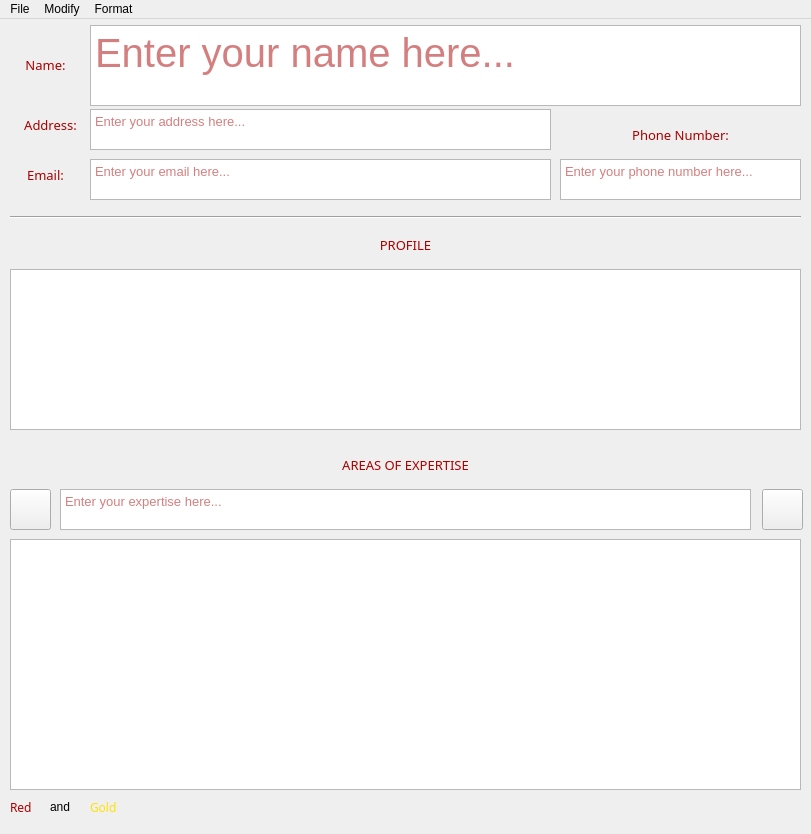
<?xml version="1.0" encoding="UTF-8"?>
<ui version="4.0">
 <class>MainWindow</class>
 <widget class="QMainWindow" name="MainWindow">
  <property name="geometry">
   <rect>
    <x>0</x>
    <y>0</y>
    <width>811</width>
    <height>834</height>
   </rect>
  </property>
  <property name="sizePolicy">
   <sizepolicy hsizetype="Fixed" vsizetype="Fixed">
    <horstretch>0</horstretch>
    <verstretch>0</verstretch>
   </sizepolicy>
  </property>
  <property name="minimumSize">
   <size>
    <width>811</width>
    <height>834</height>
   </size>
  </property>
  <property name="maximumSize">
   <size>
    <width>811</width>
    <height>834</height>
   </size>
  </property>
  <property name="windowTitle">
   <string>Finesse</string>
  </property>
  <property name="windowIcon">
   <iconset>
    <normaloff>finesse-logo.png</normaloff>finesse-logo.png</iconset>
  </property>
  <widget class="QWidget" name="centralwidget">
   <widget class="QTextEdit" name="resume_title">
    <property name="geometry">
     <rect>
      <x>90</x>
      <y>6</y>
      <width>711</width>
      <height>81</height>
     </rect>
    </property>
    <property name="palette">
     <palette>
      <active>
       <colorrole role="WindowText">
        <brush brushstyle="SolidPattern">
         <color alpha="255">
          <red>170</red>
          <green>0</green>
          <blue>0</blue>
         </color>
        </brush>
       </colorrole>
       <colorrole role="Text">
        <brush brushstyle="SolidPattern">
         <color alpha="255">
          <red>170</red>
          <green>0</green>
          <blue>0</blue>
         </color>
        </brush>
       </colorrole>
      </active>
      <inactive>
       <colorrole role="WindowText">
        <brush brushstyle="SolidPattern">
         <color alpha="255">
          <red>170</red>
          <green>0</green>
          <blue>0</blue>
         </color>
        </brush>
       </colorrole>
       <colorrole role="Text">
        <brush brushstyle="SolidPattern">
         <color alpha="255">
          <red>170</red>
          <green>0</green>
          <blue>0</blue>
         </color>
        </brush>
       </colorrole>
      </inactive>
      <disabled>
       <colorrole role="WindowText">
        <brush brushstyle="SolidPattern">
         <color alpha="255">
          <red>120</red>
          <green>120</green>
          <blue>120</blue>
         </color>
        </brush>
       </colorrole>
       <colorrole role="Text">
        <brush brushstyle="SolidPattern">
         <color alpha="255">
          <red>120</red>
          <green>120</green>
          <blue>120</blue>
         </color>
        </brush>
       </colorrole>
      </disabled>
     </palette>
    </property>
    <property name="font">
     <font>
      <family>Segoe UI</family>
      <pointsize>30</pointsize>
     </font>
    </property>
    <property name="placeholderText">
     <string>Enter your name here...</string>
    </property>
   </widget>
   <widget class="QTextEdit" name="resume_address">
    <property name="geometry">
     <rect>
      <x>90</x>
      <y>90</y>
      <width>461</width>
      <height>41</height>
     </rect>
    </property>
    <property name="palette">
     <palette>
      <active>
       <colorrole role="WindowText">
        <brush brushstyle="SolidPattern">
         <color alpha="255">
          <red>170</red>
          <green>0</green>
          <blue>0</blue>
         </color>
        </brush>
       </colorrole>
       <colorrole role="Text">
        <brush brushstyle="SolidPattern">
         <color alpha="255">
          <red>170</red>
          <green>0</green>
          <blue>0</blue>
         </color>
        </brush>
       </colorrole>
       <colorrole role="ButtonText">
        <brush brushstyle="SolidPattern">
         <color alpha="255">
          <red>170</red>
          <green>0</green>
          <blue>0</blue>
         </color>
        </brush>
       </colorrole>
       <colorrole role="Shadow">
        <brush brushstyle="SolidPattern">
         <color alpha="255">
          <red>255</red>
          <green>224</green>
          <blue>108</blue>
         </color>
        </brush>
       </colorrole>
      </active>
      <inactive>
       <colorrole role="WindowText">
        <brush brushstyle="SolidPattern">
         <color alpha="255">
          <red>170</red>
          <green>0</green>
          <blue>0</blue>
         </color>
        </brush>
       </colorrole>
       <colorrole role="Text">
        <brush brushstyle="SolidPattern">
         <color alpha="255">
          <red>170</red>
          <green>0</green>
          <blue>0</blue>
         </color>
        </brush>
       </colorrole>
       <colorrole role="ButtonText">
        <brush brushstyle="SolidPattern">
         <color alpha="255">
          <red>170</red>
          <green>0</green>
          <blue>0</blue>
         </color>
        </brush>
       </colorrole>
       <colorrole role="Shadow">
        <brush brushstyle="SolidPattern">
         <color alpha="255">
          <red>255</red>
          <green>224</green>
          <blue>108</blue>
         </color>
        </brush>
       </colorrole>
      </inactive>
      <disabled>
       <colorrole role="WindowText">
        <brush brushstyle="SolidPattern">
         <color alpha="255">
          <red>120</red>
          <green>120</green>
          <blue>120</blue>
         </color>
        </brush>
       </colorrole>
       <colorrole role="Text">
        <brush brushstyle="SolidPattern">
         <color alpha="255">
          <red>120</red>
          <green>120</green>
          <blue>120</blue>
         </color>
        </brush>
       </colorrole>
       <colorrole role="ButtonText">
        <brush brushstyle="SolidPattern">
         <color alpha="255">
          <red>120</red>
          <green>120</green>
          <blue>120</blue>
         </color>
        </brush>
       </colorrole>
       <colorrole role="Shadow">
        <brush brushstyle="SolidPattern">
         <color alpha="255">
          <red>255</red>
          <green>224</green>
          <blue>108</blue>
         </color>
        </brush>
       </colorrole>
      </disabled>
     </palette>
    </property>
    <property name="font">
     <font>
      <family>Segoe UI</family>
      <pointsize>10</pointsize>
     </font>
    </property>
    <property name="placeholderText">
     <string>Enter your address here...</string>
    </property>
   </widget>
   <widget class="QLabel" name="label">
    <property name="geometry">
     <rect>
      <x>10</x>
      <y>90</y>
      <width>81</width>
      <height>31</height>
     </rect>
    </property>
    <property name="palette">
     <palette>
      <active>
       <colorrole role="WindowText">
        <brush brushstyle="SolidPattern">
         <color alpha="255">
          <red>170</red>
          <green>0</green>
          <blue>0</blue>
         </color>
        </brush>
       </colorrole>
      </active>
      <inactive>
       <colorrole role="WindowText">
        <brush brushstyle="SolidPattern">
         <color alpha="255">
          <red>170</red>
          <green>0</green>
          <blue>0</blue>
         </color>
        </brush>
       </colorrole>
      </inactive>
      <disabled>
       <colorrole role="WindowText">
        <brush brushstyle="SolidPattern">
         <color alpha="255">
          <red>120</red>
          <green>120</green>
          <blue>120</blue>
         </color>
        </brush>
       </colorrole>
      </disabled>
     </palette>
    </property>
    <property name="font">
     <font>
      <family>Segoe UI Black</family>
      <pointsize>10</pointsize>
     </font>
    </property>
    <property name="text">
     <string>Address:</string>
    </property>
    <property name="alignment">
     <set>Qt::AlignCenter</set>
    </property>
   </widget>
   <widget class="QLabel" name="label_2">
    <property name="geometry">
     <rect>
      <x>10</x>
      <y>10</y>
      <width>71</width>
      <height>71</height>
     </rect>
    </property>
    <property name="palette">
     <palette>
      <active>
       <colorrole role="WindowText">
        <brush brushstyle="SolidPattern">
         <color alpha="255">
          <red>170</red>
          <green>0</green>
          <blue>0</blue>
         </color>
        </brush>
       </colorrole>
      </active>
      <inactive>
       <colorrole role="WindowText">
        <brush brushstyle="SolidPattern">
         <color alpha="255">
          <red>170</red>
          <green>0</green>
          <blue>0</blue>
         </color>
        </brush>
       </colorrole>
      </inactive>
      <disabled>
       <colorrole role="WindowText">
        <brush brushstyle="SolidPattern">
         <color alpha="255">
          <red>120</red>
          <green>120</green>
          <blue>120</blue>
         </color>
        </brush>
       </colorrole>
      </disabled>
     </palette>
    </property>
    <property name="font">
     <font>
      <family>Segoe UI Black</family>
      <pointsize>10</pointsize>
     </font>
    </property>
    <property name="text">
     <string>Name:</string>
    </property>
    <property name="alignment">
     <set>Qt::AlignCenter</set>
    </property>
   </widget>
   <widget class="QTextEdit" name="resume_phone_number">
    <property name="geometry">
     <rect>
      <x>560</x>
      <y>140</y>
      <width>241</width>
      <height>41</height>
     </rect>
    </property>
    <property name="palette">
     <palette>
      <active>
       <colorrole role="WindowText">
        <brush brushstyle="SolidPattern">
         <color alpha="255">
          <red>170</red>
          <green>0</green>
          <blue>0</blue>
         </color>
        </brush>
       </colorrole>
       <colorrole role="Text">
        <brush brushstyle="SolidPattern">
         <color alpha="255">
          <red>170</red>
          <green>0</green>
          <blue>0</blue>
         </color>
        </brush>
       </colorrole>
      </active>
      <inactive>
       <colorrole role="WindowText">
        <brush brushstyle="SolidPattern">
         <color alpha="255">
          <red>170</red>
          <green>0</green>
          <blue>0</blue>
         </color>
        </brush>
       </colorrole>
       <colorrole role="Text">
        <brush brushstyle="SolidPattern">
         <color alpha="255">
          <red>170</red>
          <green>0</green>
          <blue>0</blue>
         </color>
        </brush>
       </colorrole>
      </inactive>
      <disabled>
       <colorrole role="WindowText">
        <brush brushstyle="SolidPattern">
         <color alpha="255">
          <red>120</red>
          <green>120</green>
          <blue>120</blue>
         </color>
        </brush>
       </colorrole>
       <colorrole role="Text">
        <brush brushstyle="SolidPattern">
         <color alpha="255">
          <red>120</red>
          <green>120</green>
          <blue>120</blue>
         </color>
        </brush>
       </colorrole>
      </disabled>
     </palette>
    </property>
    <property name="font">
     <font>
      <family>Segoe UI</family>
      <pointsize>10</pointsize>
     </font>
    </property>
    <property name="placeholderText">
     <string>Enter your phone number here...</string>
    </property>
   </widget>
   <widget class="QLabel" name="label_3">
    <property name="geometry">
     <rect>
      <x>560</x>
      <y>100</y>
      <width>241</width>
      <height>31</height>
     </rect>
    </property>
    <property name="palette">
     <palette>
      <active>
       <colorrole role="WindowText">
        <brush brushstyle="SolidPattern">
         <color alpha="255">
          <red>170</red>
          <green>0</green>
          <blue>0</blue>
         </color>
        </brush>
       </colorrole>
      </active>
      <inactive>
       <colorrole role="WindowText">
        <brush brushstyle="SolidPattern">
         <color alpha="255">
          <red>170</red>
          <green>0</green>
          <blue>0</blue>
         </color>
        </brush>
       </colorrole>
      </inactive>
      <disabled>
       <colorrole role="WindowText">
        <brush brushstyle="SolidPattern">
         <color alpha="255">
          <red>120</red>
          <green>120</green>
          <blue>120</blue>
         </color>
        </brush>
       </colorrole>
      </disabled>
     </palette>
    </property>
    <property name="font">
     <font>
      <family>Segoe UI Black</family>
      <pointsize>10</pointsize>
     </font>
    </property>
    <property name="text">
     <string>Phone Number:</string>
    </property>
    <property name="alignment">
     <set>Qt::AlignCenter</set>
    </property>
   </widget>
   <widget class="QLabel" name="label_4">
    <property name="geometry">
     <rect>
      <x>10</x>
      <y>140</y>
      <width>71</width>
      <height>31</height>
     </rect>
    </property>
    <property name="palette">
     <palette>
      <active>
       <colorrole role="WindowText">
        <brush brushstyle="SolidPattern">
         <color alpha="255">
          <red>170</red>
          <green>0</green>
          <blue>0</blue>
         </color>
        </brush>
       </colorrole>
      </active>
      <inactive>
       <colorrole role="WindowText">
        <brush brushstyle="SolidPattern">
         <color alpha="255">
          <red>170</red>
          <green>0</green>
          <blue>0</blue>
         </color>
        </brush>
       </colorrole>
      </inactive>
      <disabled>
       <colorrole role="WindowText">
        <brush brushstyle="SolidPattern">
         <color alpha="255">
          <red>120</red>
          <green>120</green>
          <blue>120</blue>
         </color>
        </brush>
       </colorrole>
      </disabled>
     </palette>
    </property>
    <property name="font">
     <font>
      <family>Segoe UI Black</family>
      <pointsize>10</pointsize>
     </font>
    </property>
    <property name="text">
     <string>Email:</string>
    </property>
    <property name="alignment">
     <set>Qt::AlignCenter</set>
    </property>
   </widget>
   <widget class="QTextEdit" name="resume_email">
    <property name="geometry">
     <rect>
      <x>90</x>
      <y>140</y>
      <width>461</width>
      <height>41</height>
     </rect>
    </property>
    <property name="palette">
     <palette>
      <active>
       <colorrole role="WindowText">
        <brush brushstyle="SolidPattern">
         <color alpha="255">
          <red>170</red>
          <green>0</green>
          <blue>0</blue>
         </color>
        </brush>
       </colorrole>
       <colorrole role="Text">
        <brush brushstyle="SolidPattern">
         <color alpha="255">
          <red>170</red>
          <green>0</green>
          <blue>0</blue>
         </color>
        </brush>
       </colorrole>
       <colorrole role="ButtonText">
        <brush brushstyle="SolidPattern">
         <color alpha="255">
          <red>170</red>
          <green>0</green>
          <blue>0</blue>
         </color>
        </brush>
       </colorrole>
       <colorrole role="Shadow">
        <brush brushstyle="SolidPattern">
         <color alpha="255">
          <red>255</red>
          <green>224</green>
          <blue>108</blue>
         </color>
        </brush>
       </colorrole>
      </active>
      <inactive>
       <colorrole role="WindowText">
        <brush brushstyle="SolidPattern">
         <color alpha="255">
          <red>170</red>
          <green>0</green>
          <blue>0</blue>
         </color>
        </brush>
       </colorrole>
       <colorrole role="Text">
        <brush brushstyle="SolidPattern">
         <color alpha="255">
          <red>170</red>
          <green>0</green>
          <blue>0</blue>
         </color>
        </brush>
       </colorrole>
       <colorrole role="ButtonText">
        <brush brushstyle="SolidPattern">
         <color alpha="255">
          <red>170</red>
          <green>0</green>
          <blue>0</blue>
         </color>
        </brush>
       </colorrole>
       <colorrole role="Shadow">
        <brush brushstyle="SolidPattern">
         <color alpha="255">
          <red>255</red>
          <green>224</green>
          <blue>108</blue>
         </color>
        </brush>
       </colorrole>
      </inactive>
      <disabled>
       <colorrole role="WindowText">
        <brush brushstyle="SolidPattern">
         <color alpha="255">
          <red>120</red>
          <green>120</green>
          <blue>120</blue>
         </color>
        </brush>
       </colorrole>
       <colorrole role="Text">
        <brush brushstyle="SolidPattern">
         <color alpha="255">
          <red>120</red>
          <green>120</green>
          <blue>120</blue>
         </color>
        </brush>
       </colorrole>
       <colorrole role="ButtonText">
        <brush brushstyle="SolidPattern">
         <color alpha="255">
          <red>120</red>
          <green>120</green>
          <blue>120</blue>
         </color>
        </brush>
       </colorrole>
       <colorrole role="Shadow">
        <brush brushstyle="SolidPattern">
         <color alpha="255">
          <red>255</red>
          <green>224</green>
          <blue>108</blue>
         </color>
        </brush>
       </colorrole>
      </disabled>
     </palette>
    </property>
    <property name="font">
     <font>
      <family>Segoe UI</family>
      <pointsize>10</pointsize>
     </font>
    </property>
    <property name="placeholderText">
     <string>Enter your email here...</string>
    </property>
   </widget>
   <widget class="Line" name="line">
    <property name="geometry">
     <rect>
      <x>10</x>
      <y>190</y>
      <width>791</width>
      <height>16</height>
     </rect>
    </property>
    <property name="orientation">
     <enum>Qt::Horizontal</enum>
    </property>
   </widget>
   <widget class="QListWidget" name="areas_of_expertise">
    <property name="geometry">
     <rect>
      <x>10</x>
      <y>520</y>
      <width>791</width>
      <height>251</height>
     </rect>
    </property>
    <property name="palette">
     <palette>
      <active>
       <colorrole role="WindowText">
        <brush brushstyle="SolidPattern">
         <color alpha="255">
          <red>170</red>
          <green>0</green>
          <blue>0</blue>
         </color>
        </brush>
       </colorrole>
       <colorrole role="Text">
        <brush brushstyle="SolidPattern">
         <color alpha="255">
          <red>170</red>
          <green>0</green>
          <blue>0</blue>
         </color>
        </brush>
       </colorrole>
       <colorrole role="ButtonText">
        <brush brushstyle="SolidPattern">
         <color alpha="255">
          <red>170</red>
          <green>0</green>
          <blue>0</blue>
         </color>
        </brush>
       </colorrole>
      </active>
      <inactive>
       <colorrole role="WindowText">
        <brush brushstyle="SolidPattern">
         <color alpha="255">
          <red>170</red>
          <green>0</green>
          <blue>0</blue>
         </color>
        </brush>
       </colorrole>
       <colorrole role="Text">
        <brush brushstyle="SolidPattern">
         <color alpha="255">
          <red>170</red>
          <green>0</green>
          <blue>0</blue>
         </color>
        </brush>
       </colorrole>
       <colorrole role="ButtonText">
        <brush brushstyle="SolidPattern">
         <color alpha="255">
          <red>170</red>
          <green>0</green>
          <blue>0</blue>
         </color>
        </brush>
       </colorrole>
      </inactive>
      <disabled>
       <colorrole role="WindowText">
        <brush brushstyle="SolidPattern">
         <color alpha="255">
          <red>120</red>
          <green>120</green>
          <blue>120</blue>
         </color>
        </brush>
       </colorrole>
       <colorrole role="Text">
        <brush brushstyle="SolidPattern">
         <color alpha="255">
          <red>120</red>
          <green>120</green>
          <blue>120</blue>
         </color>
        </brush>
       </colorrole>
       <colorrole role="ButtonText">
        <brush brushstyle="SolidPattern">
         <color alpha="255">
          <red>120</red>
          <green>120</green>
          <blue>120</blue>
         </color>
        </brush>
       </colorrole>
      </disabled>
     </palette>
    </property>
    <property name="wordWrap">
     <bool>true</bool>
    </property>
   </widget>
   <widget class="QLabel" name="label_5">
    <property name="geometry">
     <rect>
      <x>10</x>
      <y>430</y>
      <width>791</width>
      <height>31</height>
     </rect>
    </property>
    <property name="palette">
     <palette>
      <active>
       <colorrole role="WindowText">
        <brush brushstyle="SolidPattern">
         <color alpha="255">
          <red>170</red>
          <green>0</green>
          <blue>0</blue>
         </color>
        </brush>
       </colorrole>
      </active>
      <inactive>
       <colorrole role="WindowText">
        <brush brushstyle="SolidPattern">
         <color alpha="255">
          <red>170</red>
          <green>0</green>
          <blue>0</blue>
         </color>
        </brush>
       </colorrole>
      </inactive>
      <disabled>
       <colorrole role="WindowText">
        <brush brushstyle="SolidPattern">
         <color alpha="255">
          <red>120</red>
          <green>120</green>
          <blue>120</blue>
         </color>
        </brush>
       </colorrole>
      </disabled>
     </palette>
    </property>
    <property name="font">
     <font>
      <family>Segoe UI Black</family>
      <pointsize>10</pointsize>
     </font>
    </property>
    <property name="text">
     <string>AREAS OF EXPERTISE</string>
    </property>
    <property name="alignment">
     <set>Qt::AlignCenter</set>
    </property>
   </widget>
   <widget class="QTextEdit" name="resume_profile">
    <property name="geometry">
     <rect>
      <x>10</x>
      <y>250</y>
      <width>791</width>
      <height>161</height>
     </rect>
    </property>
    <property name="palette">
     <palette>
      <active>
       <colorrole role="WindowText">
        <brush brushstyle="SolidPattern">
         <color alpha="255">
          <red>170</red>
          <green>0</green>
          <blue>0</blue>
         </color>
        </brush>
       </colorrole>
       <colorrole role="Text">
        <brush brushstyle="SolidPattern">
         <color alpha="255">
          <red>170</red>
          <green>0</green>
          <blue>0</blue>
         </color>
        </brush>
       </colorrole>
      </active>
      <inactive>
       <colorrole role="WindowText">
        <brush brushstyle="SolidPattern">
         <color alpha="255">
          <red>170</red>
          <green>0</green>
          <blue>0</blue>
         </color>
        </brush>
       </colorrole>
       <colorrole role="Text">
        <brush brushstyle="SolidPattern">
         <color alpha="255">
          <red>170</red>
          <green>0</green>
          <blue>0</blue>
         </color>
        </brush>
       </colorrole>
      </inactive>
      <disabled>
       <colorrole role="WindowText">
        <brush brushstyle="SolidPattern">
         <color alpha="255">
          <red>120</red>
          <green>120</green>
          <blue>120</blue>
         </color>
        </brush>
       </colorrole>
       <colorrole role="Text">
        <brush brushstyle="SolidPattern">
         <color alpha="255">
          <red>120</red>
          <green>120</green>
          <blue>120</blue>
         </color>
        </brush>
       </colorrole>
      </disabled>
     </palette>
    </property>
    <property name="font">
     <font>
      <family>Segoe UI</family>
      <pointsize>10</pointsize>
     </font>
    </property>
   </widget>
   <widget class="QLabel" name="label_6">
    <property name="geometry">
     <rect>
      <x>10</x>
      <y>210</y>
      <width>791</width>
      <height>31</height>
     </rect>
    </property>
    <property name="palette">
     <palette>
      <active>
       <colorrole role="WindowText">
        <brush brushstyle="SolidPattern">
         <color alpha="255">
          <red>170</red>
          <green>0</green>
          <blue>0</blue>
         </color>
        </brush>
       </colorrole>
      </active>
      <inactive>
       <colorrole role="WindowText">
        <brush brushstyle="SolidPattern">
         <color alpha="255">
          <red>170</red>
          <green>0</green>
          <blue>0</blue>
         </color>
        </brush>
       </colorrole>
      </inactive>
      <disabled>
       <colorrole role="WindowText">
        <brush brushstyle="SolidPattern">
         <color alpha="255">
          <red>120</red>
          <green>120</green>
          <blue>120</blue>
         </color>
        </brush>
       </colorrole>
      </disabled>
     </palette>
    </property>
    <property name="font">
     <font>
      <family>Segoe UI Black</family>
      <pointsize>10</pointsize>
     </font>
    </property>
    <property name="text">
     <string>PROFILE</string>
    </property>
    <property name="alignment">
     <set>Qt::AlignCenter</set>
    </property>
   </widget>
   <widget class="QTextEdit" name="resume_area">
    <property name="geometry">
     <rect>
      <x>60</x>
      <y>470</y>
      <width>691</width>
      <height>41</height>
     </rect>
    </property>
    <property name="palette">
     <palette>
      <active>
       <colorrole role="WindowText">
        <brush brushstyle="SolidPattern">
         <color alpha="255">
          <red>170</red>
          <green>0</green>
          <blue>0</blue>
         </color>
        </brush>
       </colorrole>
       <colorrole role="Text">
        <brush brushstyle="SolidPattern">
         <color alpha="255">
          <red>170</red>
          <green>0</green>
          <blue>0</blue>
         </color>
        </brush>
       </colorrole>
       <colorrole role="ButtonText">
        <brush brushstyle="SolidPattern">
         <color alpha="255">
          <red>170</red>
          <green>0</green>
          <blue>0</blue>
         </color>
        </brush>
       </colorrole>
       <colorrole role="Shadow">
        <brush brushstyle="SolidPattern">
         <color alpha="255">
          <red>255</red>
          <green>224</green>
          <blue>108</blue>
         </color>
        </brush>
       </colorrole>
      </active>
      <inactive>
       <colorrole role="WindowText">
        <brush brushstyle="SolidPattern">
         <color alpha="255">
          <red>170</red>
          <green>0</green>
          <blue>0</blue>
         </color>
        </brush>
       </colorrole>
       <colorrole role="Text">
        <brush brushstyle="SolidPattern">
         <color alpha="255">
          <red>170</red>
          <green>0</green>
          <blue>0</blue>
         </color>
        </brush>
       </colorrole>
       <colorrole role="ButtonText">
        <brush brushstyle="SolidPattern">
         <color alpha="255">
          <red>170</red>
          <green>0</green>
          <blue>0</blue>
         </color>
        </brush>
       </colorrole>
       <colorrole role="Shadow">
        <brush brushstyle="SolidPattern">
         <color alpha="255">
          <red>255</red>
          <green>224</green>
          <blue>108</blue>
         </color>
        </brush>
       </colorrole>
      </inactive>
      <disabled>
       <colorrole role="WindowText">
        <brush brushstyle="SolidPattern">
         <color alpha="255">
          <red>120</red>
          <green>120</green>
          <blue>120</blue>
         </color>
        </brush>
       </colorrole>
       <colorrole role="Text">
        <brush brushstyle="SolidPattern">
         <color alpha="255">
          <red>120</red>
          <green>120</green>
          <blue>120</blue>
         </color>
        </brush>
       </colorrole>
       <colorrole role="ButtonText">
        <brush brushstyle="SolidPattern">
         <color alpha="255">
          <red>120</red>
          <green>120</green>
          <blue>120</blue>
         </color>
        </brush>
       </colorrole>
       <colorrole role="Shadow">
        <brush brushstyle="SolidPattern">
         <color alpha="255">
          <red>255</red>
          <green>224</green>
          <blue>108</blue>
         </color>
        </brush>
       </colorrole>
      </disabled>
     </palette>
    </property>
    <property name="font">
     <font>
      <family>Segoe UI</family>
      <pointsize>10</pointsize>
     </font>
    </property>
    <property name="placeholderText">
     <string>Enter your expertise here...</string>
    </property>
   </widget>
   <widget class="QPushButton" name="save_expertise">
    <property name="geometry">
     <rect>
      <x>762</x>
      <y>470</y>
      <width>41</width>
      <height>41</height>
     </rect>
    </property>
    <property name="palette">
     <palette>
      <active>
       <colorrole role="WindowText">
        <brush brushstyle="SolidPattern">
         <color alpha="255">
          <red>170</red>
          <green>0</green>
          <blue>0</blue>
         </color>
        </brush>
       </colorrole>
       <colorrole role="Text">
        <brush brushstyle="SolidPattern">
         <color alpha="255">
          <red>170</red>
          <green>0</green>
          <blue>0</blue>
         </color>
        </brush>
       </colorrole>
       <colorrole role="ButtonText">
        <brush brushstyle="SolidPattern">
         <color alpha="255">
          <red>170</red>
          <green>0</green>
          <blue>0</blue>
         </color>
        </brush>
       </colorrole>
      </active>
      <inactive>
       <colorrole role="WindowText">
        <brush brushstyle="SolidPattern">
         <color alpha="255">
          <red>170</red>
          <green>0</green>
          <blue>0</blue>
         </color>
        </brush>
       </colorrole>
       <colorrole role="Text">
        <brush brushstyle="SolidPattern">
         <color alpha="255">
          <red>170</red>
          <green>0</green>
          <blue>0</blue>
         </color>
        </brush>
       </colorrole>
       <colorrole role="ButtonText">
        <brush brushstyle="SolidPattern">
         <color alpha="255">
          <red>170</red>
          <green>0</green>
          <blue>0</blue>
         </color>
        </brush>
       </colorrole>
      </inactive>
      <disabled>
       <colorrole role="WindowText">
        <brush brushstyle="SolidPattern">
         <color alpha="255">
          <red>120</red>
          <green>120</green>
          <blue>120</blue>
         </color>
        </brush>
       </colorrole>
       <colorrole role="Text">
        <brush brushstyle="SolidPattern">
         <color alpha="255">
          <red>120</red>
          <green>120</green>
          <blue>120</blue>
         </color>
        </brush>
       </colorrole>
       <colorrole role="ButtonText">
        <brush brushstyle="SolidPattern">
         <color alpha="255">
          <red>120</red>
          <green>120</green>
          <blue>120</blue>
         </color>
        </brush>
       </colorrole>
      </disabled>
     </palette>
    </property>
    <property name="font">
     <font>
      <family>Segoe UI Black</family>
      <pointsize>13</pointsize>
     </font>
    </property>
    <property name="cursor">
     <cursorShape>PointingHandCursor</cursorShape>
    </property>
    <property name="text">
     <string/>
    </property>
    <property name="icon">
     <iconset>
      <normaloff>finesse-save.png</normaloff>
      <activeon>finesse-save-active.png</activeon>finesse-save.png</iconset>
    </property>
    <property name="iconSize">
     <size>
      <width>41</width>
      <height>41</height>
     </size>
    </property>
   </widget>
   <widget class="QPushButton" name="remove_expertise">
    <property name="geometry">
     <rect>
      <x>10</x>
      <y>470</y>
      <width>41</width>
      <height>41</height>
     </rect>
    </property>
    <property name="palette">
     <palette>
      <active>
       <colorrole role="WindowText">
        <brush brushstyle="SolidPattern">
         <color alpha="255">
          <red>170</red>
          <green>0</green>
          <blue>0</blue>
         </color>
        </brush>
       </colorrole>
       <colorrole role="Text">
        <brush brushstyle="SolidPattern">
         <color alpha="255">
          <red>170</red>
          <green>0</green>
          <blue>0</blue>
         </color>
        </brush>
       </colorrole>
       <colorrole role="ButtonText">
        <brush brushstyle="SolidPattern">
         <color alpha="255">
          <red>170</red>
          <green>0</green>
          <blue>0</blue>
         </color>
        </brush>
       </colorrole>
      </active>
      <inactive>
       <colorrole role="WindowText">
        <brush brushstyle="SolidPattern">
         <color alpha="255">
          <red>170</red>
          <green>0</green>
          <blue>0</blue>
         </color>
        </brush>
       </colorrole>
       <colorrole role="Text">
        <brush brushstyle="SolidPattern">
         <color alpha="255">
          <red>170</red>
          <green>0</green>
          <blue>0</blue>
         </color>
        </brush>
       </colorrole>
       <colorrole role="ButtonText">
        <brush brushstyle="SolidPattern">
         <color alpha="255">
          <red>170</red>
          <green>0</green>
          <blue>0</blue>
         </color>
        </brush>
       </colorrole>
      </inactive>
      <disabled>
       <colorrole role="WindowText">
        <brush brushstyle="SolidPattern">
         <color alpha="255">
          <red>120</red>
          <green>120</green>
          <blue>120</blue>
         </color>
        </brush>
       </colorrole>
       <colorrole role="Text">
        <brush brushstyle="SolidPattern">
         <color alpha="255">
          <red>120</red>
          <green>120</green>
          <blue>120</blue>
         </color>
        </brush>
       </colorrole>
       <colorrole role="ButtonText">
        <brush brushstyle="SolidPattern">
         <color alpha="255">
          <red>120</red>
          <green>120</green>
          <blue>120</blue>
         </color>
        </brush>
       </colorrole>
      </disabled>
     </palette>
    </property>
    <property name="font">
     <font>
      <family>Segoe UI Black</family>
      <pointsize>13</pointsize>
     </font>
    </property>
    <property name="cursor">
     <cursorShape>PointingHandCursor</cursorShape>
    </property>
    <property name="text">
     <string/>
    </property>
    <property name="icon">
     <iconset>
      <normaloff>finesse-remove.png</normaloff>
      <activeon>finesse-remove-active.png</activeon>finesse-remove.png</iconset>
    </property>
    <property name="iconSize">
     <size>
      <width>41</width>
      <height>41</height>
     </size>
    </property>
   </widget>
   <widget class="QLabel" name="theme_label">
    <property name="geometry">
     <rect>
      <x>10</x>
      <y>780</y>
      <width>31</width>
      <height>16</height>
     </rect>
    </property>
    <property name="palette">
     <palette>
      <active>
       <colorrole role="WindowText">
        <brush brushstyle="SolidPattern">
         <color alpha="255">
          <red>170</red>
          <green>0</green>
          <blue>0</blue>
         </color>
        </brush>
       </colorrole>
       <colorrole role="Text">
        <brush brushstyle="SolidPattern">
         <color alpha="255">
          <red>170</red>
          <green>0</green>
          <blue>0</blue>
         </color>
        </brush>
       </colorrole>
       <colorrole role="ButtonText">
        <brush brushstyle="SolidPattern">
         <color alpha="255">
          <red>170</red>
          <green>0</green>
          <blue>0</blue>
         </color>
        </brush>
       </colorrole>
      </active>
      <inactive>
       <colorrole role="WindowText">
        <brush brushstyle="SolidPattern">
         <color alpha="255">
          <red>170</red>
          <green>0</green>
          <blue>0</blue>
         </color>
        </brush>
       </colorrole>
       <colorrole role="Text">
        <brush brushstyle="SolidPattern">
         <color alpha="255">
          <red>170</red>
          <green>0</green>
          <blue>0</blue>
         </color>
        </brush>
       </colorrole>
       <colorrole role="ButtonText">
        <brush brushstyle="SolidPattern">
         <color alpha="255">
          <red>170</red>
          <green>0</green>
          <blue>0</blue>
         </color>
        </brush>
       </colorrole>
      </inactive>
      <disabled>
       <colorrole role="WindowText">
        <brush brushstyle="SolidPattern">
         <color alpha="255">
          <red>120</red>
          <green>120</green>
          <blue>120</blue>
         </color>
        </brush>
       </colorrole>
       <colorrole role="Text">
        <brush brushstyle="SolidPattern">
         <color alpha="255">
          <red>120</red>
          <green>120</green>
          <blue>120</blue>
         </color>
        </brush>
       </colorrole>
       <colorrole role="ButtonText">
        <brush brushstyle="SolidPattern">
         <color alpha="255">
          <red>120</red>
          <green>120</green>
          <blue>120</blue>
         </color>
        </brush>
       </colorrole>
      </disabled>
     </palette>
    </property>
    <property name="font">
     <font>
      <family>Segoe UI Black</family>
     </font>
    </property>
    <property name="text">
     <string>Red</string>
    </property>
   </widget>
   <widget class="QLabel" name="label_7">
    <property name="geometry">
     <rect>
      <x>50</x>
      <y>780</y>
      <width>20</width>
      <height>16</height>
     </rect>
    </property>
    <property name="text">
     <string>and</string>
    </property>
   </widget>
   <widget class="QLabel" name="theme_label_2">
    <property name="geometry">
     <rect>
      <x>90</x>
      <y>780</y>
      <width>51</width>
      <height>16</height>
     </rect>
    </property>
    <property name="palette">
     <palette>
      <active>
       <colorrole role="WindowText">
        <brush brushstyle="SolidPattern">
         <color alpha="255">
          <red>255</red>
          <green>226</green>
          <blue>2</blue>
         </color>
        </brush>
       </colorrole>
       <colorrole role="Text">
        <brush brushstyle="SolidPattern">
         <color alpha="255">
          <red>255</red>
          <green>226</green>
          <blue>2</blue>
         </color>
        </brush>
       </colorrole>
       <colorrole role="ButtonText">
        <brush brushstyle="SolidPattern">
         <color alpha="255">
          <red>255</red>
          <green>226</green>
          <blue>2</blue>
         </color>
        </brush>
       </colorrole>
      </active>
      <inactive>
       <colorrole role="WindowText">
        <brush brushstyle="SolidPattern">
         <color alpha="255">
          <red>255</red>
          <green>226</green>
          <blue>2</blue>
         </color>
        </brush>
       </colorrole>
       <colorrole role="Text">
        <brush brushstyle="SolidPattern">
         <color alpha="255">
          <red>255</red>
          <green>226</green>
          <blue>2</blue>
         </color>
        </brush>
       </colorrole>
       <colorrole role="ButtonText">
        <brush brushstyle="SolidPattern">
         <color alpha="255">
          <red>255</red>
          <green>226</green>
          <blue>2</blue>
         </color>
        </brush>
       </colorrole>
      </inactive>
      <disabled>
       <colorrole role="WindowText">
        <brush brushstyle="SolidPattern">
         <color alpha="255">
          <red>120</red>
          <green>120</green>
          <blue>120</blue>
         </color>
        </brush>
       </colorrole>
       <colorrole role="Text">
        <brush brushstyle="SolidPattern">
         <color alpha="255">
          <red>120</red>
          <green>120</green>
          <blue>120</blue>
         </color>
        </brush>
       </colorrole>
       <colorrole role="ButtonText">
        <brush brushstyle="SolidPattern">
         <color alpha="255">
          <red>120</red>
          <green>120</green>
          <blue>120</blue>
         </color>
        </brush>
       </colorrole>
      </disabled>
     </palette>
    </property>
    <property name="font">
     <font>
      <family>Segoe UI Black</family>
     </font>
    </property>
    <property name="text">
     <string>Gold</string>
    </property>
   </widget>
  </widget>
  <widget class="QMenuBar" name="finesse_menu_bar">
   <property name="geometry">
    <rect>
     <x>0</x>
     <y>0</y>
     <width>811</width>
     <height>26</height>
    </rect>
   </property>
   <widget class="QMenu" name="menuFile">
    <property name="title">
     <string>File</string>
    </property>
    <addaction name="actionNew"/>
    <addaction name="actionOpen"/>
    <addaction name="actionSave"/>
    <addaction name="actionView_PDF"/>
   </widget>
   <widget class="QMenu" name="menuFormat">
    <property name="title">
     <string>Modify</string>
    </property>
    <addaction name="actionModify_Experience"/>
    <addaction name="actionModify_Education"/>
   </widget>
   <widget class="QMenu" name="menuFormat_2">
    <property name="title">
     <string>Format</string>
    </property>
    <widget class="QMenu" name="menuChange_Color_Theme">
     <property name="title">
      <string>Change Color Theme</string>
     </property>
     <addaction name="actionRed_and_Gold"/>
     <addaction name="actionBlue_and_Green"/>
     <addaction name="actionRed_and_Blue"/>
     <addaction name="actionBlue_and_Gold"/>
    </widget>
    <addaction name="menuChange_Color_Theme"/>
   </widget>
   <addaction name="menuFile"/>
   <addaction name="menuFormat"/>
   <addaction name="menuFormat_2"/>
  </widget>
  <action name="actionNew">
   <property name="text">
    <string>New</string>
   </property>
  </action>
  <action name="actionOpen">
   <property name="text">
    <string>Open</string>
   </property>
  </action>
  <action name="actionSave">
   <property name="text">
    <string>Save</string>
   </property>
  </action>
  <action name="actionModify_Experience">
   <property name="text">
    <string>Experience</string>
   </property>
  </action>
  <action name="actionModify_Education">
   <property name="text">
    <string>Education</string>
   </property>
  </action>
  <action name="actionRed_and_Gold">
   <property name="text">
    <string>Red and Gold</string>
   </property>
  </action>
  <action name="actionBlue_and_Green">
   <property name="text">
    <string>Blue and Green</string>
   </property>
  </action>
  <action name="actionRed_and_Blue">
   <property name="text">
    <string>Red and Blue</string>
   </property>
  </action>
  <action name="actionBlue_and_Gold">
   <property name="text">
    <string>Blue and Gold</string>
   </property>
  </action>
  <action name="actionView_PDF">
   <property name="text">
    <string>View PDF</string>
   </property>
  </action>
  <action name="actionExpertise">
   <property name="text">
    <string>Expertise</string>
   </property>
  </action>
 </widget>
 <resources/>
 <connections/>
</ui>
